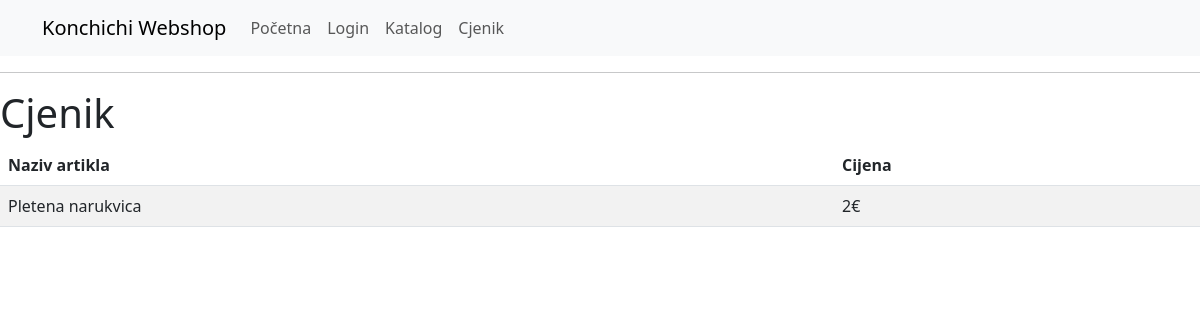
The page /cjenik on the database as committed earlier.
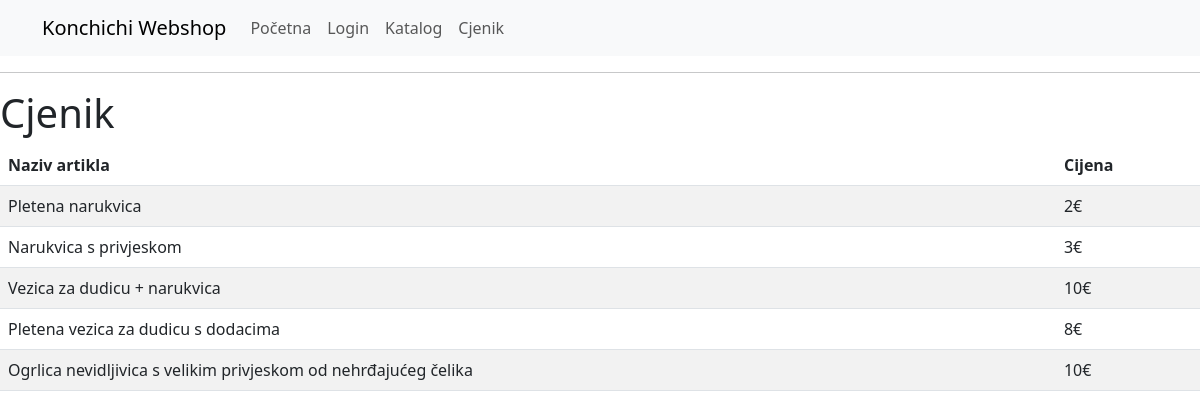
The same page on the database as committed later.
### app/models.py (models this page shows, shortened)
class Prices(db.Model):
    id = db.Column(db.Integer, primary_key=True)
    article_name = db.Column(db.String(140), unique=True)
    price = db.Column(db.Integer)

### app/routes.py (the view)
@app.route('/cjenik')
def cjenik():
    prices = Prices.query.all()
    return render_template('cjenik.html', title='Cjenik', prices = prices)

### app/templates/cjenik.html (shortened to what this page needs)
{% extends "base.html" %}
{% block content %}
<html>
    <head>
    </head>
    <body>
        <h1>Cjenik</h1>
        <table class="table table-striped">
            <thead>
                <tr>
                    <th>Naziv artikla</th>
                    <th>Cijena</th>
                </tr>
            </thead>
            <tbody>
                {% for price in prices %}
                <tr>
                    <td>{{ price.article_name }}</td>
                    <td>{{ price.price }}€</td>
                </tr>
                {% endfor %}
            </tbody>
        </table>
    </body>
</html>
{% endblock %}

### app/templates/base.html (shortened to what this page needs)
<!doctype html>
<html>
    <head>
        <link rel="stylesheet" href="https://cdn.jsdelivr.net/npm/bootstrap@5.3.0/dist/css/bootstrap.min.css">
    </head>
    <body>
      <nav class="navbar navbar-expand-lg navbar-light bg-light">
          <div class="container">
              <a class="navbar-brand" href="{{ url_for('index') }}">Konchichi Webshop</a>
              <div class="collapse navbar-collapse" id="navbarNav">
                  <ul class="navbar-nav">
                      <li class="nav-item">
                          <a class="nav-link" href="{{ url_for('index') }}">Početna</a>
                      </li>
                      <li class="nav-item">
                          <a class="nav-link" href="{{ url_for('login') }}">Login</a>
                      </li>
                      <li class="nav-item">
                          <a class="nav-link" href="{{ url_for('katalog') }}">Katalog</a>
                      </li>
                      <li class="nav-item">
                          <a class="nav-link" href="{{ url_for('cjenik') }}">Cjenik</a>
                      </li>
                  </ul>
              </div>
          </div>
      </nav>
      <hr>
      {% block content %}{% endblock %}
  </body>
</html>

Rows that differ between the two databases and show on the page:
added Prices: article_name "Narukvica s privjeskom", price "3"
added Prices: article_name "Vezica za dudicu + narukvica", price "10"
added Prices: article_name "Pletena vezica za dudicu s dodacima", price "8"
added Prices: article_name "Ogrlica nevidljivica s velikim privjeskom od nehrđajućeg čelika", price "10"
